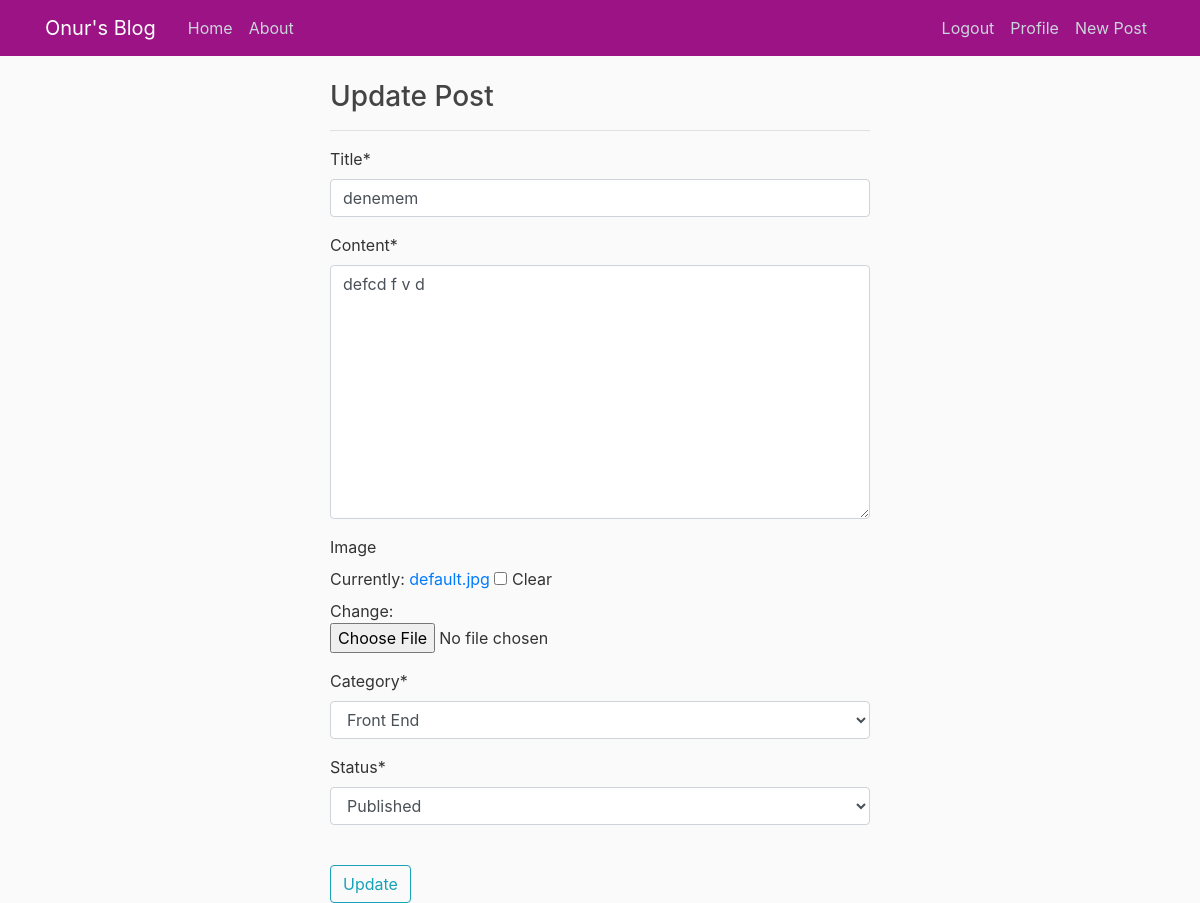
Screenshot of /denemem-af85413a8d/update/ (signed in) with the database file from the repository.
### blog/models.py (models this page shows, shortened)
class Post(models.Model):
    OPTIONS = [
        ("DR", 'Draft'),
        ("PUB", 'Published'),
    ]
    title = models.CharField(max_length=100)
    content = models.TextField()
    image = models.ImageField(upload_to=user_directory_path, default='default.jpg', blank=True, null=True)
    category = models.ForeignKey(Category, on_delete=models.PROTECT)
    published_date = models.DateTimeField(auto_now_add=True)
    last_updated = models.DateTimeField(auto_now=True)
    author = models.ForeignKey(User, on_delete=models.CASCADE)
    status = models.CharField(max_length=3, choices=OPTIONS, default="DR")
    slug = models.SlugField(blank=True, unique=True)

### blog/views.py (the view)
# urls.py: path('<str:slug>/update/', post_update, name='update'),
@login_required()
def post_update(request, slug):
    obj = get_object_or_404(Post, slug=slug)
    form = PostForm(request.POST or None, request.FILES or None, instance=obj)
    if request.user.id != obj.author.id:
        messages.warning(request, "You are not a writer of this post !")
        return redirect("blog:list")
    if form.is_valid():
        form.save()
        return redirect('blog:list')
    context = {
        'form': form,
        'object': obj
    }
    return render(request, 'blog/post_update.html', context)

### blog/forms.py
class PostForm(forms.ModelForm):
    status = forms.ChoiceField(choices=Post.OPTIONS)
    category = forms.ModelChoiceField(queryset=Category.objects.all(), empty_label='Select Category')
    class Meta:
        model = Post
        fields = ('title', 'content', 'image', 'category', 'status')

### blog/models.py (called while the page is built)
    def __str__(self):
        return self.name

### blog/templates/blog/post_update.html
{% extends 'base.html' %} {% load crispy_forms_tags %} {% block content %}
<div class="row">
  <div class="col-md-6 offset-md-3">
    <h3>Update Post</h3>
    <hr />
    <form method="POST" enctype="multipart/form-data">
      {% csrf_token %} {{form|crispy}}
      <br />
      <button type="submit" class="btn btn-outline-info">Update</button>
    </form>
  </div>
</div>
{% endblock content %}

### blog/static/blog/main.css (style rules this page uses)
body { background-color: #fafafa; color: #333333; margin-top: 5rem; }
h1, h2, h3, h4, h5, h6 { color: #444444; }

### rows the page displays
Post: title "denemem", content "defcd f v d", category "Front End", status "Published"
